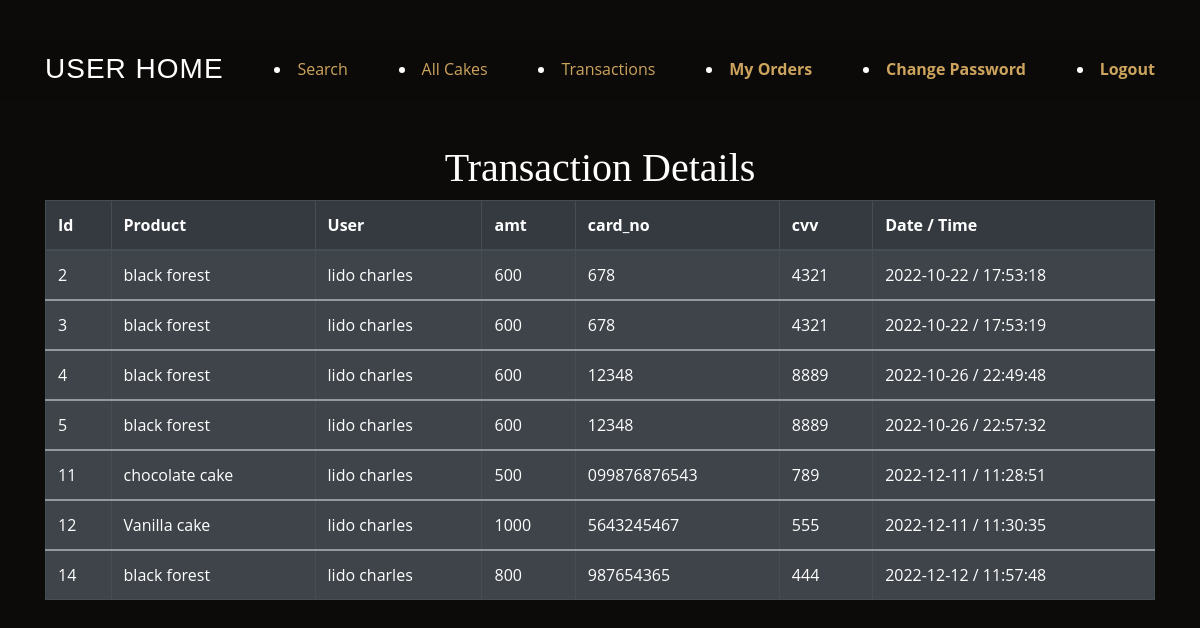
/user_cake_payment_view (signed in), run on the app's committed database.
### myapp/models.py (models this page shows, shortened)
class cake_payment(models.Model):
    user_id = models.IntegerField()
    cake_id = models.IntegerField()
    amt = models.CharField(max_length=50)
    card_no = models.CharField(max_length=50)
    cvv  = models.CharField(max_length=50)
    dt  = models.CharField(max_length=50)
    tm  = models.CharField(max_length=50)
    status = models.CharField(max_length=50)

class cake_master(models.Model):
    name  = models.CharField(max_length=50)
    description  = models.CharField(max_length=500)
    qty  = models.CharField(max_length=50)
    price  = models.CharField(max_length=50)
    pic = models.CharField(max_length=500)
    dt = models.CharField(max_length=50)
    tm = models.CharField(max_length=50)
    status = models.CharField(max_length=50)

class user_details(models.Model):
    user_id = models.IntegerField()
    fname = models.CharField(max_length=100)
    lname = models.CharField(max_length=200)
    gender = models.CharField(max_length=25)
    age = models.IntegerField()
    addr = models.CharField(max_length=500)
    pin = models.IntegerField()
    contact = models.IntegerField()
    email = models.CharField(max_length=25)

### myapp/views.py (the view)
# urls.py: path('user_cake_payment_view', views.user_cake_payment_view, name='user_cake_payment_view'),
def user_cake_payment_view(request):
    user_id = request.session['user_id']
    sd_l = cake_master.objects.all()
    suc_l = cake_payment.objects.filter(user_id=int(user_id))
    ud_l = user_details.objects.all()
    context = {'cake_list': sd_l, 'transaction_list': suc_l, 'msg': '', 'user_list': ud_l}
    return render(request, './myapp/user_cake_payment_view.html', context)

### myapp/templates/myapp/user_cake_payment_view.html (shortened to what this page needs)
{% extends 'myapp/user_base.html' %}
{% load static %}
{% block body %}
<br>
<br>
<br>
<br>
<br>
<br>
<center>
    <h1>Transaction Details</h1>
    <div class="container">
    <form role="form" name="frm" action="" method="post">
        <table class="table table-bordered table-striped table-dark">
            <thead>
            <tr>
                <th><font color="white">Id</font></th>
                <th><font color="white">Product</font></th>
                <th><font color="white"> User </font></th>
                <th><font color="white">amt</font></th>
                <th><font color="white">card_no</font></th>
                <th><font color="white">cvv</font></th>
                <th><font color="white">Date / Time</font></th>
            </tr>
            </thead>
            {% for cs in transaction_list %}
            <tbody>
            <tr>
                <td><font color="white">{{ cs.id }}</font></td>
                {% for h in cake_list %}
                    {% if h.id == cs.cake_id %}
					    <td><font color="white">{{ h.name }}</font></td>
				    {% endif %}
			    {% endfor %}
                {% for h in user_list %}
                    {% if h.user_id == cs.user_id %}
					    <td><font color="white">{{ h.fname }} {{ h.lname }}</font></td>
				    {% endif %}
			    {% endfor %}
                <td><font color="white">{{ cs.amt }}</font></td>
                <td><font color="white">{{ cs.card_no }}</font></td>
                <td><font color="white">{{ cs.cvv }}</font></td>
                <td><font color="white">{{ cs.dt }} / {{ cs.tm }}</font></td>
            </tr>
            <tbody>
            {% endfor %}
        </table>
    </form>
    </div>
</center>
{% endblock %}

### myapp/static/myapp/assets/css/style.css (style rules this page uses)
body { font-family: "Open Sans", sans-serif; background: #0c0b09; color: #fff; }
h1, h2, h3, h4, h5, h6 { font-family: "Playfair Display", serif; }

### data on the page
cake_payment: id "2", amt "600", card_no "678", cvv "4321", dt "2022-10-22", tm "17:53:18"
cake_master: name "black forest"
user_details: fname "lido", lname "charles"
cake_payment: id "3", amt "600", card_no "678", cvv "4321", dt "2022-10-22", tm "17:53:19"
cake_payment: id "4", amt "600", card_no "12348", cvv "8889", dt "2022-10-26", tm "22:49:48"
cake_payment: id "5", amt "600", card_no "12348", cvv "8889", dt "2022-10-26", tm "22:57:32"
cake_payment: id "11", amt "500", card_no "099876876543", cvv "789", dt "2022-12-11", tm "11:28:51"
cake_master: name "chocolate cake"
cake_payment: id "12", amt "1000", card_no "5643245467", cvv "555", dt "2022-12-11", tm "11:30:35"
cake_master: name "Vanilla cake"
cake_payment: id "14", amt "800", card_no "987654365", cvv "444", dt "2022-12-12", tm "11:57:48"
